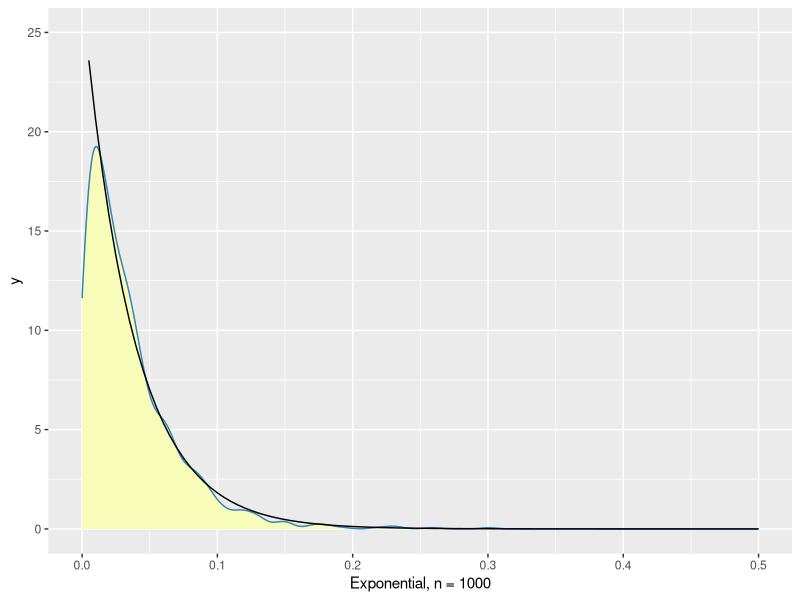
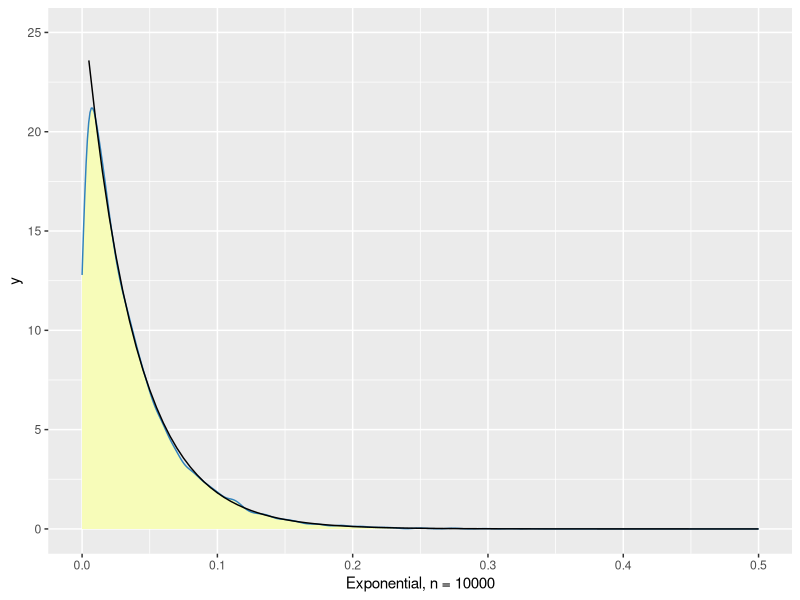
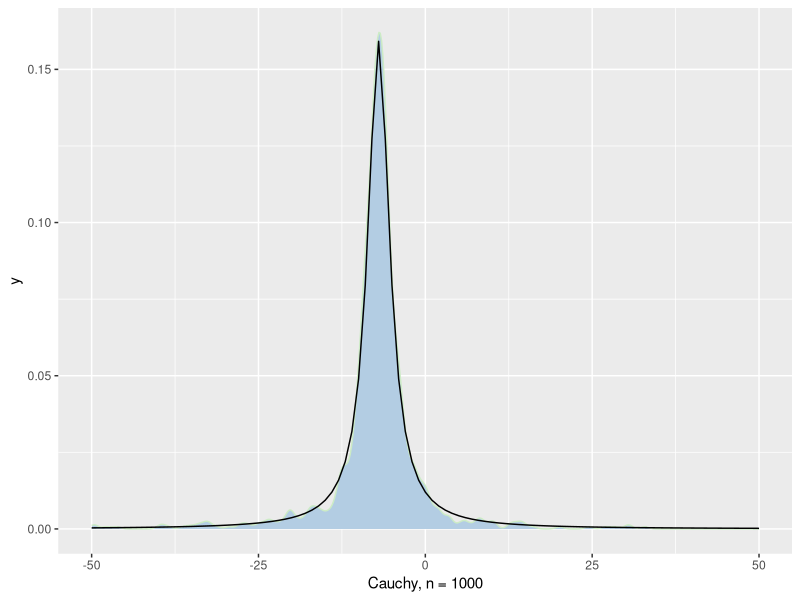
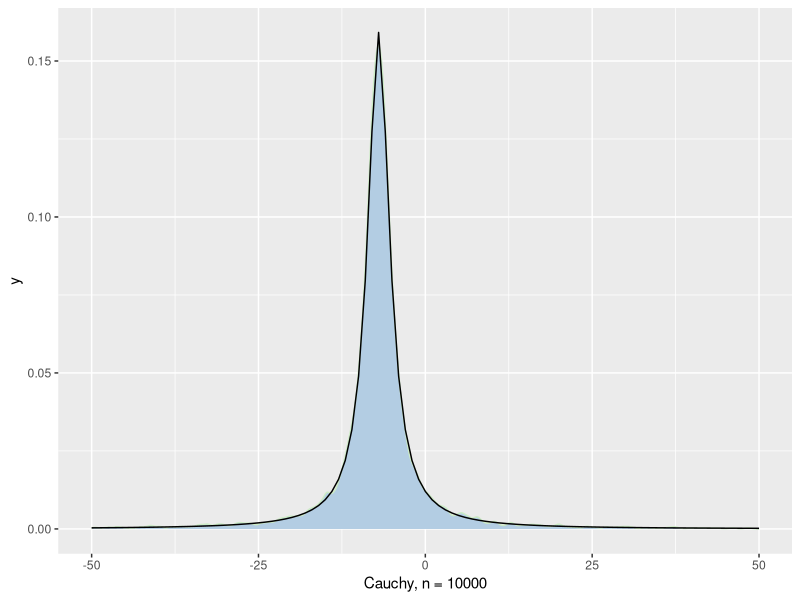
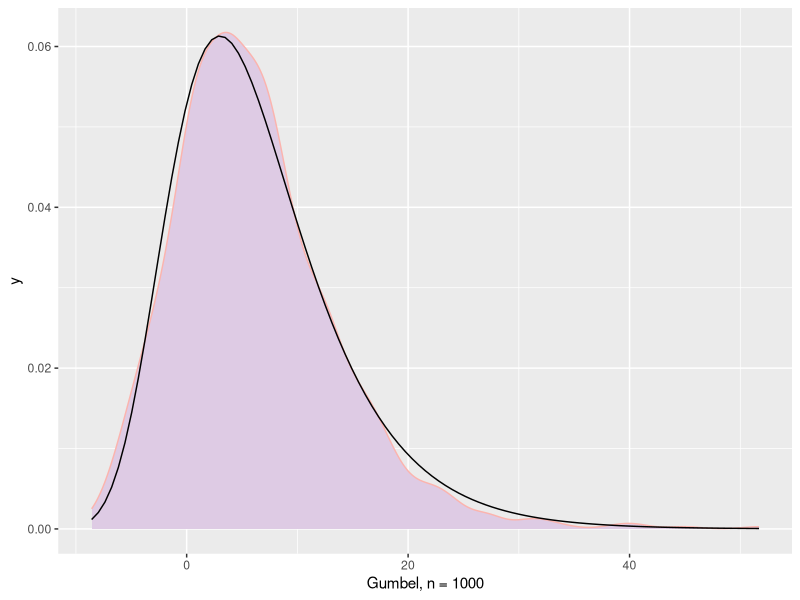
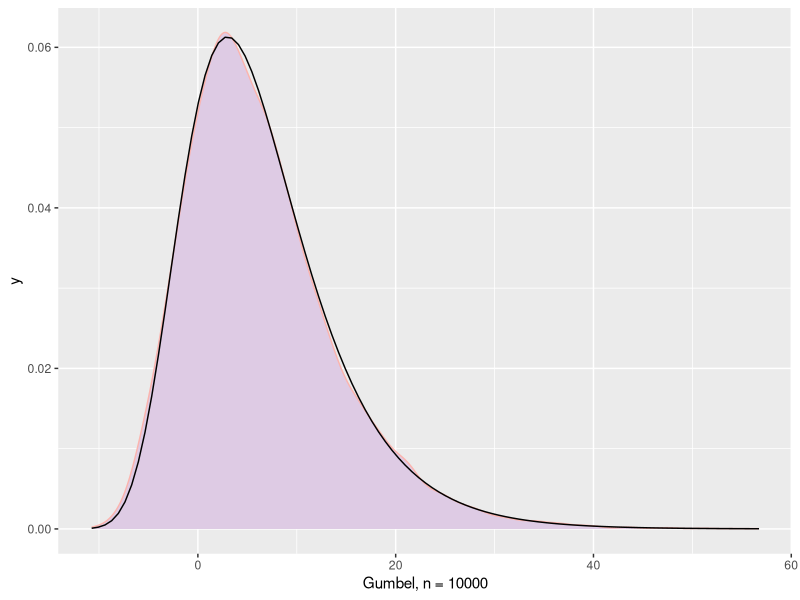

The R script that drew these images, in order:
## ---- chunk 1
require(ggplot2, quietly = T)
require("evd" , quietly = T)
options(scipen = 999)
## ---- chunk 2
set.seed(108)
n = 1000;    u <- runif(n)
x = (1/27) * log(1 / (1-u) );   dat<-data.frame(x)

ggplot(dat, aes(x)) +  geom_density( col="#3182bd",fill="#f7fcb9" ) +
	labs(x="Exponential, n = 1000") + xlim( 0, .5 ) + ylim(0,25) +
	stat_function( fun = dexp  , args = list(rate =  27) )

set.seed(108)
n = 10000;    u <- runif(n)
x = (1/27) * log(1 / (1-u) );   dat<-data.frame(x)

ggplot(dat, aes(x)) +  geom_density( col="#3182bd",fill="#f7fcb9" ) +
	labs(x="Exponential, n = 10000") + xlim(0 , .5 ) + ylim(0,25) +
	stat_function( fun = dexp  , args = list(rate =  27) )
## ---- chunk 3
w <- 50
set.seed(108)
n = 1000;    u <- runif(n)
x = 2 * tan( (pi * u ) - ( pi / 2 ) ) - 7;   dat<-data.frame(x)

ggplot(dat, aes(x)) +  geom_density( col="#ccebc5",fill="#b3cde3" ) +
		labs(x="Cauchy, n = 1000")   +    xlim( -w , w ) +   
	stat_function( fun = dcauchy , args = list( location = -7, scale = 2) )

set.seed(108);  n = 10000;    u <- runif(n)
x = 2 * tan( (pi * u ) - ( pi / 2 ) ) - 7;   dat<-data.frame(x)

ggplot(dat, aes(x)) +  geom_density( col="#ccebc5",fill="#b3cde3" ) +
		labs(x="Cauchy, n = 10000")   +    xlim( -w , w ) +   
	stat_function( fun = dcauchy , args = list( location = -7, scale = 2) )

## ---- chunk 4
set.seed(108)
n = 1000;    u <- runif(n)
x = 3 - 6*log( -log( u ) );   dat<-data.frame(x)

ggplot(dat, aes(x)) +  geom_density( col="#fbb4ae",fill="#decbe4" ) +	
  labs(x="Gumbel, n = 1000") + 
  stat_function( fun = dgumbel, args = list( loc = 3, scale = 6) )

set.seed(108)
n = 10000;    u <- runif(n)
x = 3 - 6*log( -log( u ) );   dat<-data.frame(x)

ggplot(dat, aes(x)) +  geom_density( col="#fbb4ae",fill="#decbe4" ) +
	labs(x="Gumbel, n = 10000")   +  
	stat_function( fun = dgumbel, args = list( loc = 3, scale = 6) )
